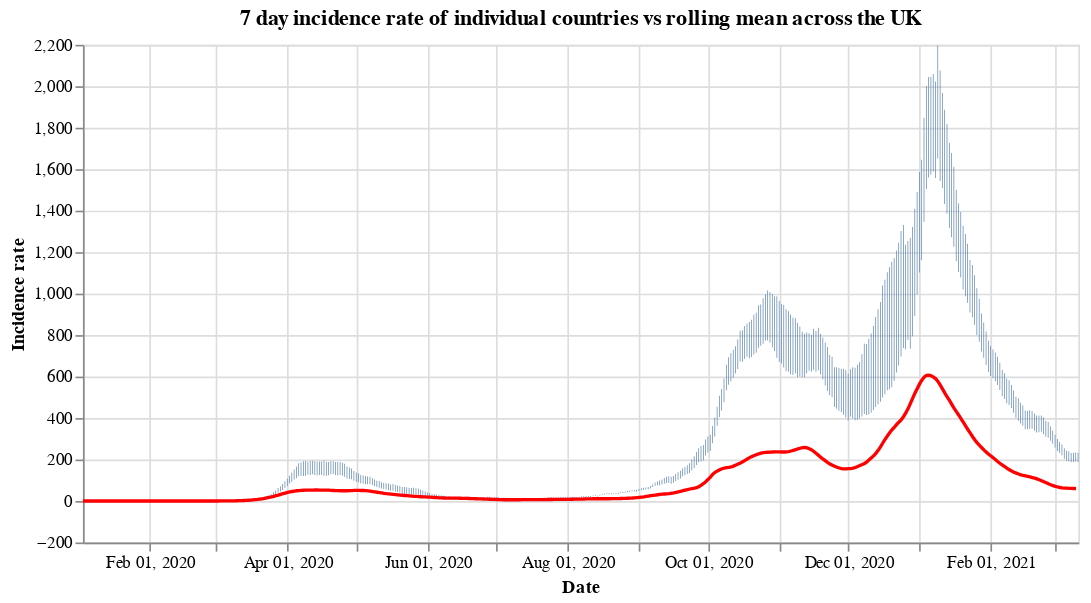

Notebook code for this chart:
### Code cell
#collapse
countries = uk_cases['areaName'].unique()
countries.sort()

selection = alt.selection_single(
    name='Select',
    fields=['areaName'],
    init={'areaName': 'Wales'},
    bind={'areaName': alt.binding_select(options=countries)}
)

# scatter plot, modify opacity based on selection
bars = alt.Chart(uk_cases).mark_bar().add_selection(
    selection
).encode(
    x=alt.X("yearmonthdate(date):T", axis=alt.Axis(title='Date')),
    y=alt.Y("weeklyCasesRate:Q", axis=alt.Axis(title='Incidence rate')),
    tooltip='weeklyCasesRate:Q',
    opacity=alt.condition(selection, alt.value(1), alt.value(0))
).properties(title=f'7 day incidence rate of individual countries vs rolling mean across the UK', width=600)

line = alt.Chart(overview_cases).mark_line(
    color='red',
    size=2,
).transform_window(
    rolling_mean='mean(weeklyCasesRate)',
    frame=[0, 7]
).encode(
    x='yearmonthdate(date):T',
    y='rolling_mean:Q'
)

alt.layer(bars, line)

### Figure 1 — Vega-Lite specification as saved in the notebook (floating-point values rounded to 4 significant figures; data arrays with more than 128 entries replaced by an {"elided": "..."} marker saying what was removed)
{"config": {"view": {"continuousWidth": 400, "continuousHeight": 300}}, "layer": [{"data": {"name": "data-d569cc0d6419a390935243a16e8e9a49"}, "mark": "bar", "encoding": {"opacity": {"condition": {"value": 1, "selection": "Select"}, "value": 0}, "tooltip": {"type": "quantitative", "field": "weeklyCasesRate"}, "x": {"type": "temporal", "axis": {"title": "Date"}, "field": "date", "timeUnit": "yearmonthdate"}, "y": {"type": "quantitative", "axis": {"title": "Incidence rate"}, "field": "weeklyCasesRate"}}, "selection": {"Select": {"type": "single", "fields": ["areaName"], "init": {"areaName": "Wales"}, "bind": {"areaName": {"input": "select", "options": ["England", "Northern Ireland", "Scotland", "Wales"]}}}}, "title": "7 day incidence rate of individual countries vs rolling mean across the UK", "width": 600}, {"data": {"name": "data-b75cd7658a03416b30aa9129281f07c1"}, "mark": {"type": "line", "color": "red", "size": 2}, "encoding": {"x": {"type": "temporal", "field": "date", "timeUnit": "yearmonthdate"}, "y": {"type": "quantitative", "field": "rolling_mean"}}, "transform": [{"window": [{"op": "mean", "field": "weeklyCasesRate", "as": "rolling_mean"}], "frame": [0, 7]}]}], "$schema": "https://vega.github.io/schema/vega-lite/v4.8.1.json", "datasets": {"data-d569cc0d6419a390935243a16e8e9a49": {"elided": "1732 records"}, "data-b75cd7658a03416b30aa9129281f07c1": {"elided": "433 records"}}}
